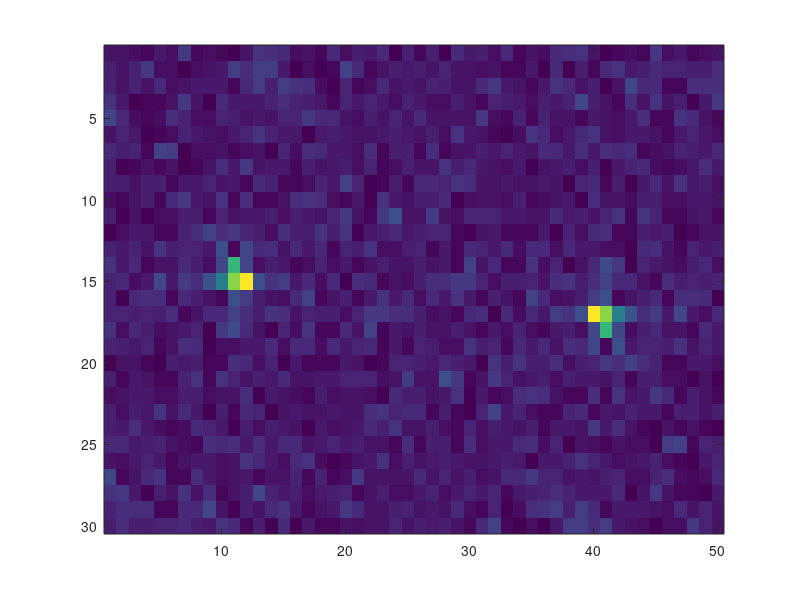

This figure's MATLAB source:
% 2-D Transform
% The 2-D Fourier transform is useful for processing 2-D signals and other 2-D data such as images.
% Create and plot 2-D data with repeated blocks.

%P = peaks(20);
%X = repmat(P,[5 10]);
%imagesc(X)
Fs = 1000;            % Sampling frequency                    
T = 1/Fs;             % Sampling period       
L = 1500;             % Length of signal
t = (0:L-1)*T;        % Time vector
S = (0.7*cos(2*pi*77*t))+(2*cos(2*pi*43*t));
X = S + 2*randn(size(t));
M=30;
N=50;
signal = reshape(X,[M,N]);%Convert the signal in MxN matrix, where M is the size of Range FFT samples and N is the size of Doppler FFT samples
% TODO : Compute the 2-D Fourier transform of the data.  
% Shift the zero-frequency component to the center of the output, and 
% plot the resulting 100-by-200 matrix, which is the same size as X.
signal_fft = fft2(signal,M,N);%Run the 2D FFT across both the dimensions.
signal_fft = fftshift(signal_fft);%Shift zero-frequency terms to the center of the array
signal_fft = abs(signal_fft);%ABSOLUTEVALUE
imagesc(signal_fft);